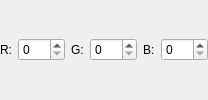
<?xml version="1.0" encoding="UTF-8"?>
<ui version="4.0">
 <class>Form</class>
 <widget class="QWidget" name="Form">
  <property name="windowTitle">
   <string>Form</string>
  </property>
  <layout class="QHBoxLayout" name="horizontalLayout">
   <property name="leftMargin">
    <number>0</number>
   </property>
   <property name="topMargin">
    <number>0</number>
   </property>
   <property name="rightMargin">
    <number>0</number>
   </property>
   <property name="bottomMargin">
    <number>0</number>
   </property>
   <item>
    <widget class="QLabel" name="label">
     <property name="text">
      <string>R:</string>
     </property>
    </widget>
   </item>
   <item>
    <widget class="QSpinBox" name="red">
     <property name="maximum">
      <number>256</number>
     </property>
    </widget>
   </item>
   <item>
    <widget class="QLabel" name="label_2">
     <property name="text">
      <string>G:</string>
     </property>
    </widget>
   </item>
   <item>
    <widget class="QSpinBox" name="green">
     <property name="maximum">
      <number>256</number>
     </property>
    </widget>
   </item>
   <item>
    <widget class="QLabel" name="label_5">
     <property name="text">
      <string>B:</string>
     </property>
    </widget>
   </item>
   <item>
    <widget class="QSpinBox" name="blue">
     <property name="maximum">
      <number>256</number>
     </property>
    </widget>
   </item>
  </layout>
 </widget>
 <resources/>
 <connections/>
</ui>
